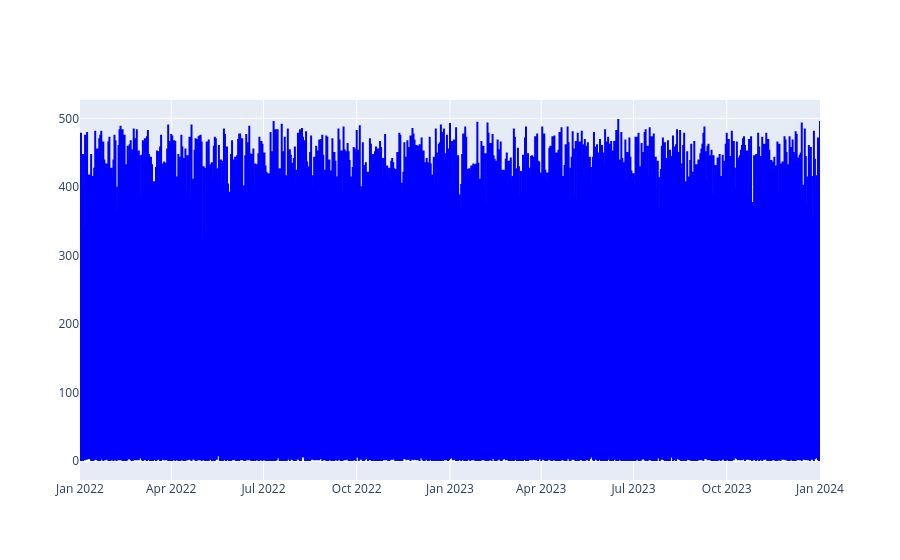

The notebook cell this image was saved under:
### Markdown cell above
Se observa que los outliers usando RIQ1.5 mantienen una tendencia y no se extrapolan a comportamientos diferentes, por o que se considera picos en las ventas objeto importante de representar en ventas, por lo que no requieren mayor tratamiento.

### Code cell
fig_init = go.Figure()

fig_init.add_trace(go.Scatter(
    x=df['Date'],
    y=df['Units Sold'],
    mode='lines',
    name='Units Sold',
    line=dict(color='blue', width=2)
))

fig_init.show()

### Figure 1 — Plotly figure (JSON) as saved in the notebook; plotly's stock layout.template omitted (floating-point values rounded to 4 significant figures; data arrays with more than 128 entries replaced by an {"elided": "..."} marker saying what was removed)
{"data": [{"line": {"color": "blue", "width": 2}, "mode": "lines", "name": "Units Sold", "type": "scatter", "x": {"elided": "73100 str values"}, "y": {"elided": "73100 int values"}}], "layout": {}}
